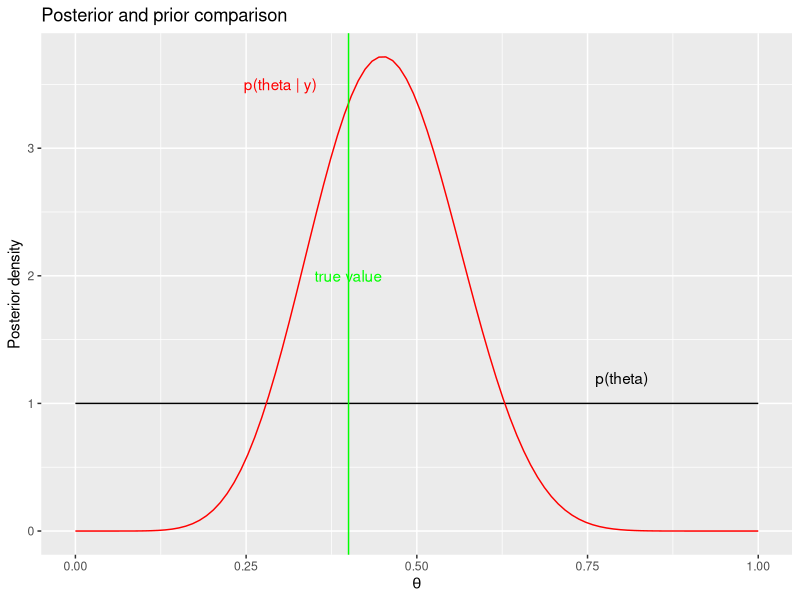
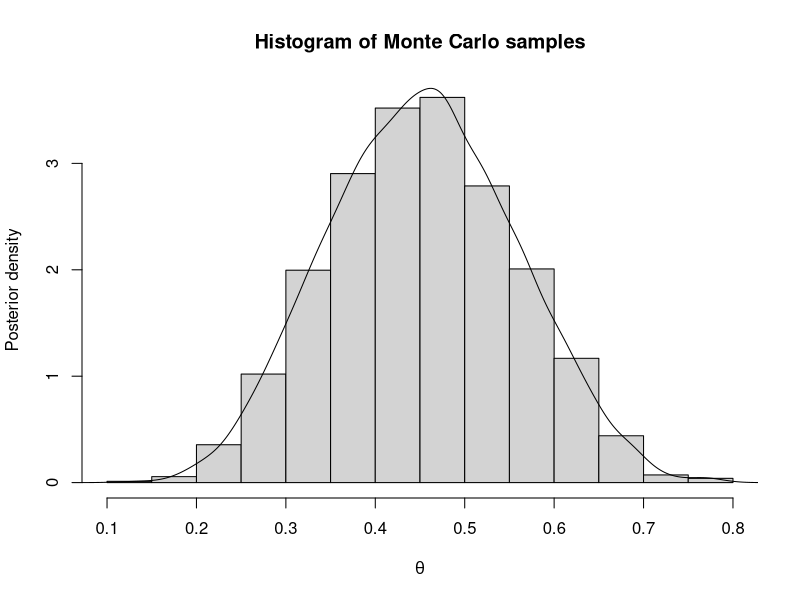

Write R code to recreate these figures, in order.
library("ggplot2")

n <- 20
theta <- 0.4
y <- rbinom(n, size = 1, prob = theta)
#print(y)

yhat <- mean(y)
yhat ## should be close to 0.4

a_0 <- b_0 <- 1
a_n <- sum(y) + a_0
b_n <- n - sum(y) + b_0

a_n / (a_n + b_n) ## expected value of theta -- should also be close to 0.4

x <- seq(0, 1, length.out= 100)
f_y1 <- dbeta(x, shape1 = a_0, shape2 = b_0)
f_y2 <- dbeta(x, shape1 = a_n, shape2 = b_n)
## Need to supply data to be plotted as a data frame
plot_dat <- data.frame(x, f_y1, f_y2)

## We'll build the plot in layers - first add the prior and posterior
p <- ggplot(data = plot_dat) + geom_line(aes(x, f_y1)) + geom_line(aes(x, f_y2), col = "red")
## Now the true value
p <- p + geom_vline(mapping = aes(xintercept = 0.4), col = "green") 
## Add text - note we use a different data frame here
p <- p + geom_text(data = data.frame(x = c(0.8, 0.3, theta), y = c(1.2, 3.5, 2)), aes(x, y, label = c("p(theta)", "p(theta | y)", "true value")), col = c("black", "red", "green") )
## Add title and axis labels
p <- p +  ggtitle("Posterior and prior comparison") + ylab("Posterior density") + xlab(expression(theta))  
p

pbeta(0.5, a_n, b_n, lower.tail = FALSE)

qbeta(c(0.025, 0.975), a_n, b_n)

################ MC Method
sim_theta <- rbeta(5000, a_n, b_n)

## estimate expected value of theta
mean(sim_theta)

mean( sim_theta > 0.5)
quantile(sim_theta, c(0.025, 0.975))

hist(sim_theta, freq=FALSE, main = "Histogram of Monte Carlo samples", xlab = expression(theta), ylab = "Posterior density")
lines(density(sim_theta))

